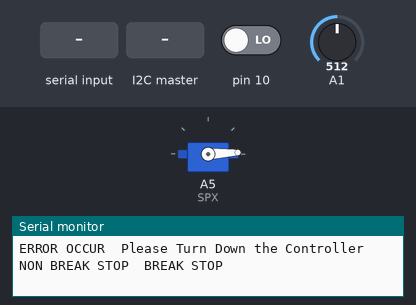
A sketch run on a simulated Arduino Uno, built with avr-gcc and run on an emulated ATmega328P. Shown: servo, the last lines printed to the serial monitor. Inputs (shaded band) come from the test bench; at power-on: pin 10 LOW, A1 = 512.

Above: at 1.26 s.
1.3 s: "90,45\n" received over Serial
10.3 s: the I2C master sends the byte 94
At 11.3 s:
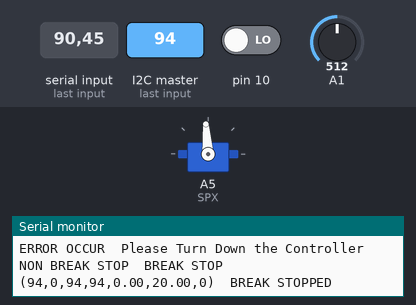
11.8 s: the I2C master sends the byte 5
At 12.01 s:
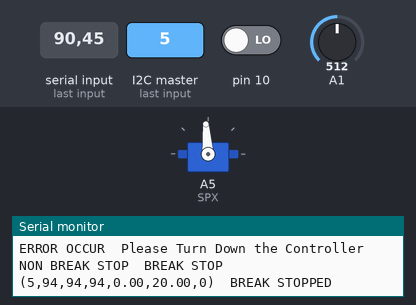
14.8 s: "30,150\n" received over Serial
Timing chart, 0 to 18.8 s (numbered marks = the images above; inputs shaded):
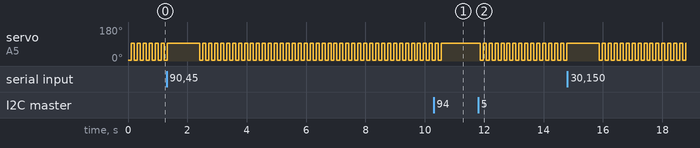

Measured:
- after the input at 10.3 s, servo on A5 (SPX): goes on until 10.6 s, then stays 94°
- after the input at 11.8 s, servo on A5 (SPX): alternates 94° for 0.10 s and 3° for 0.10 s, starting after 0.06 s
- by itself, servo on A5 (SPX): repeats every 0.20 s: 3° 0.10 s, 94° 0.10 s

The sketch:

Vicotr_SPX_void_I2C_3-26.ino
```cpp
//--------------------------motor active list-------------------------------------
    //make SPX move from vslue "SPXpower"
    //~5 or 180~598    NON BREAK STOP
    //6~44             MAX REVERSE
    //45~90            REVERVE
    //91~94            BREAK　STOP
    //95~141           FORWARD
    //142~179          MAX FORWARD

//-------------------------------declare------------------------------------
  #include<Servo.h>
  #include <Wire.h> //I2C Slave

  Servo SPX;
  int ASPXpower=93;  //Actual final power for SPX
  int LASPXpower=93; //Last actual final power for SPX
  int LSPXpower=93;  //Last value of incame SPXpower

  bool err=0; //error accur
  int ost=0; //over speed time
  int value_of_controller_voidRE_to_voidmotor ;

//------------------------------motor_void----------------------------------------------
  void motor (int SPXpower, float nowSpeed, float maxSpeed, bool brake){
     String htc; //how motor value change

     //make sure value don't raise sharply by accident & Let value be above 93
        if ((SPXpower-LSPXpower)>=40||SPXpower<93) err=1;

     //Tell the condition if error occur
        if (err) {
             Serial.print("ERROR OCCUR  ");
             Serial.print("Please Turn Down the Controller  ");
             Serial.print("NON BREAK STOP  ");
             SPX.write(3);
             delay(100);
             SPX.write(94);
             ASPXpower=94;
             Serial.println("BREAK STOP  ");
        }

     //Activate the motor
     //STOP the motor
       if ((SPXpower==93||SPXpower==94)&&(LASPXpower==93||LASPXpower==94)){
         ASPXpower=SPXpower;
         SPX.write(ASPXpower);
         err=0;
       }
       else if ((SPXpower==93||SPXpower==94)&&(LASPXpower!=93&&LASPXpower!=94)){
         SPX.write(3);
         delay(100);
         ASPXpower=SPXpower;
         SPX.write(ASPXpower);
       }
       else if (brake==1){
         if (LASPXpower!=93&&LASPXpower!=94){
           SPX.write(3);
           delay(100);
           htc+="3 ";
         }
         SPX.write(94);
         ASPXpower=94;
         htc+="94";
       }

     //ACCELERATION NEGATIVE
       else if (SPXpower<LASPXpower){
         if(!err){
           for(int degree=LASPXpower ; (SPXpower<=degree&&(SPXpower>=94)) ; degree--){
             htc=htc+degree+"　";
             SPX.write(degree);
             if (degree==95) delay(50);
             else delay (15);
             ASPXpower=degree;
           }
         }
       }

     //Speed under limited speed
        if (nowSpeed < maxSpeed){
        //ACCELERATION POSITIVE
          ost=0;
          if (SPXpower>LASPXpower&&!err&&!brake){
            for(int degree=LASPXpower ; (SPXpower>=degree&&(SPXpower>=94)) ; degree++){
            htc=htc+degree+"　";
            SPX.write(degree);
            if (degree==94) delay(50);
            else delay (15);
            ASPXpower=degree;
            }
          }
        }

     //Speed equal limited speed
        else if (nowSpeed==maxSpeed&&SPXpower!=93&&SPXpower!=94){
          if(SPXpower>=LASPXpower){
            ASPXpower=LASPXpower;
            SPX.write(ASPXpower);
            ost=1;
          }
        }

     //Speed over limited speed
        else if (nowSpeed > maxSpeed){
          if (SPXpower>=LASPXpower){
            if (SPXpower!=93&&SPXpower!=94){
              int check = nowSpeed-maxSpeed+0.5;
              ASPXpower =SPXpower-check*2-ost*2;
              if (ASPXpower>LASPXpower){
                ASPXpower=LASPXpower;
              }
              ost++;
              if (ASPXpower<93) ASPXpower=93;
              SPX.write(ASPXpower);
              htc=htc+ASPXpower+ost+"'";
              delay(100);
            }
          }
        }

     //Tell the condition
        if(LSPXpower!=SPXpower){
          Serial.print("(");
          Serial.print(SPXpower);
          Serial.print(",");
          Serial.print(LSPXpower);
          Serial.print(",");
          Serial.print(ASPXpower);
          Serial.print(",");
          Serial.print(LASPXpower);
          Serial.print(",");
          Serial.print(nowSpeed);
          Serial.print(",");
          Serial.print(maxSpeed);
          Serial.print(",");
          Serial.print(brake);
          Serial.print(")");
          Serial.print("\t");
          if ((ASPXpower==93||ASPXpower==94)&&(LASPXpower==93||LASPXpower==94))
            Serial.print("BREAK STOPPED ");
          else if (((ASPXpower==93||ASPXpower==94)&&(LASPXpower!=93&&LASPXpower!=94)))
            Serial.print("BREAK STOPPING");
          else if (ASPXpower>=95&&ASPXpower<=141)
            Serial.print("FORWARD    ");
          else if (ASPXpower>=142&&ASPXpower<=179)
            Serial.print("MAX FORWARD");
          Serial.println(htc);
        }

     //Make value of LASPXpower & LSPXpower
        LASPXpower=ASPXpower;
        LSPXpower = SPXpower;

  }


//------------------------------setup----------------------------------------------
  void setup() {
    Serial.begin(9600);
    SPX.attach(A5);
    SPX.write(93);
    Serial.println("BREAK STOP");
    Wire.begin(1);
    Wire.onReceive(receiveEvent);
    //****************************************
    /*int valueFromController=analogRead(A0);
    int changedValueFromController = map(valueFromController,194,800,93,145);
    if (changedValueFromController>94) err=1;
    */
  }

//-----------------------------I2C----------------------------------------------
  void receiveEvent(int bytes) {
    value_of_controller_voidRE_to_voidmotor = Wire.read();    // read one character from the I2C
  }

//------------------------------loop----------------------------------------------
  void loop() {
 // get value from computer
       int maxSpeed;
       if(1){
         while(Serial.available()){
           int valueFromComputer=Serial.parseInt();
           //TAKE "O" AWAY
           if (valueFromComputer!=0){
              Serial.print("Set MAX Speed to ");
              Serial.print(valueFromComputer);
              Serial.println("km/hr");
              maxSpeed=valueFromComputer;
           }
         }
       }

    //get value from analog[Speed,controller]
      if(1){

      //get value from I2C
         int changedValueFromController=value_of_controller_voidRE_to_voidmotor;

      // get value for Speed  [controller speed]
         int valueForSpeed=analogRead(A1);
         int changedValueForSpeed = map(valueForSpeed,0,1023,0,25);
         maxSpeed=20;
         changedValueForSpeed=0;

      //get value for brake   [cotrollet brake]
         bool brake=digitalRead(10);

      // open motor loop
         motor(changedValueFromController,changedValueForSpeed,maxSpeed,brake);
         delay(100);
      }
 }
```
